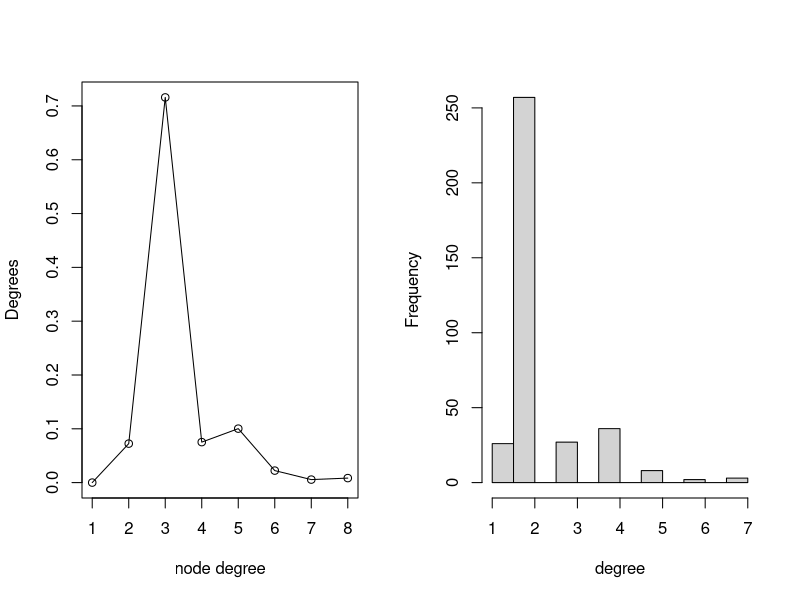
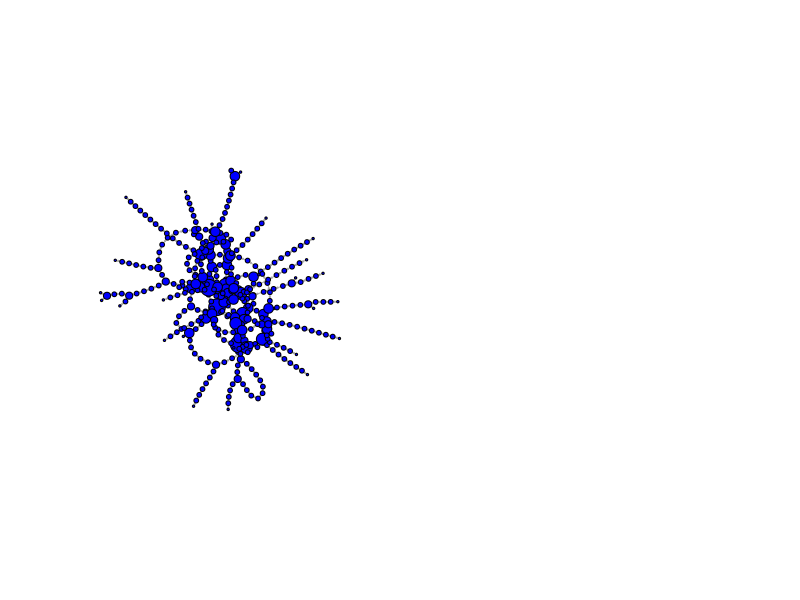
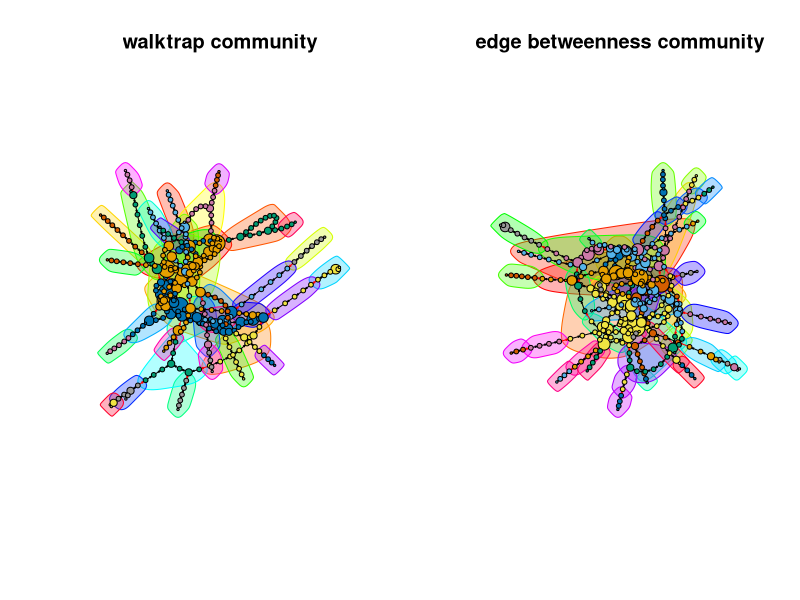

Reproduce these figures in R, in order.
## ---- chunk 1
library('igraph')
setwd('/Users/krishna/MIRI/IR/session5')
london_metro = read.csv('london_tube.txt',header=F, sep='\t')
data = subset(london_metro, select=c(V1,V2))
names(data) = c('source1','destination1')
## ---- chunk 2
par(mfrow=c(1,2))
metro_graph = graph.data.frame(d = data, directed = T)
plot(degree.distribution(metro_graph), xlab="node degree",ylab="Degrees")
lines(degree.distribution(metro_graph))
hist(degree(metro_graph),main="",xlab="degree")
## ---- chunk 3
library(knitr)

diameter = diameter(metro_graph)
avg_degree = mean(degree.distribution(metro_graph))
clustring_coefficient = transitivity(metro_graph)
average_path_length = average.path.length(metro_graph)
total_vertices = length(V(metro_graph))
n = total_vertices
total_edges = length(E(metro_graph))
results = rbind(diameter,clustring_coefficient,average_path_length,
                total_vertices,total_edges,avg_degree)
results = data.frame(results)
names(results) = c("Values")
kable(results)
ER_diameter = log(n)/log(avg_degree)
p = total_edges/(0.5 * n*(n-1))
print(paste("phat estimation",round(p, digits=4)))
print(paste("ER diameter estimation",ER_diameter ))
## ---- chunk 4
node.size=degree(metro_graph)*2
plot.igraph(metro_graph, vertex.label = NA, layout=layout_with_kk, vertex.color="blue",edge.arrow.size=0.1, vertex.size=node.size)
## ---- chunk 5
par(mfrow=c(1,2))
wc = walktrap.community(metro_graph)
plot(wc, metro_graph, vertex.label = NA,edge.arrow.size=0.1, vertex.size=node.size, main="walktrap community")
ebc = edge.betweenness.community(metro_graph)
plot(ebc, metro_graph, vertex.label = NA,edge.arrow.size=0.1, vertex.size=node.size, main="edge betweenness community")
## ---- chunk 6
walktrap = rbind(modularity(wc),max(wc$membership))
edge_betweenness = rbind(modularity(ebc),max(ebc$membership))
res2 = data.frame(walktrap,edge_betweenness)
rownames(res2) =c("Modularity","Membership")
kable(res2)
